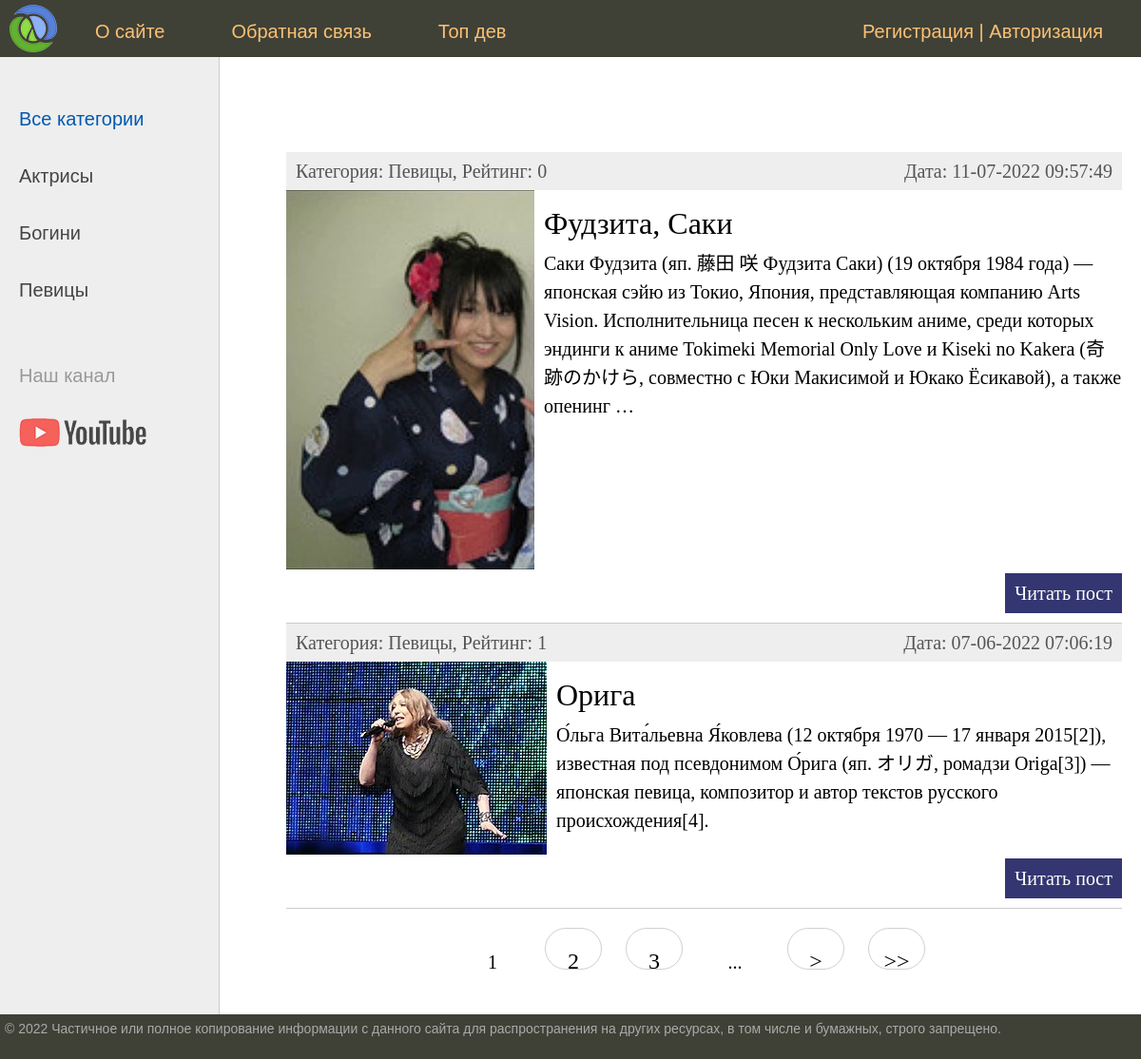
/, run on an earlier commit of the app's database.
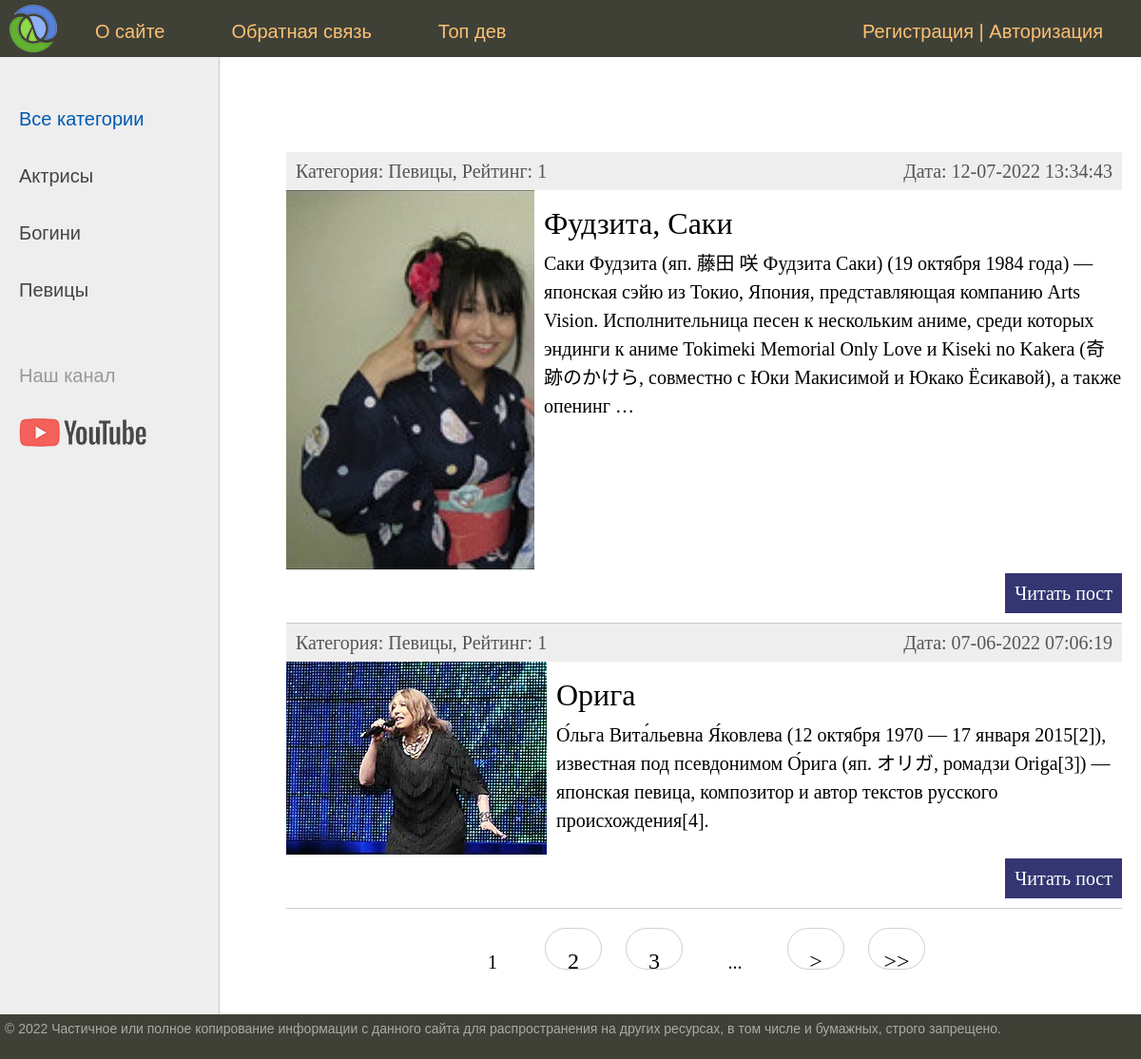
And on a later commit of the database.
### women/models.py (models this page shows, shortened)
class Category(models.Model):
    name = models.CharField(max_length=100, db_index=True, verbose_name='Название категории')
    slug = models.SlugField(max_length=255, unique=True, db_index=True, verbose_name='URL')
    def __str__(self):
        return self.name
    def get_absolute_url(self):
        return reverse('category', kwargs={'cat_slug': self.slug})
    class Meta:
        verbose_name = 'Категория'
        verbose_name_plural = 'Категории'
        ordering = ['name']

class Women(models.Model):
    title = models.CharField(max_length=255, verbose_name='Заголовок')
    slug = models.SlugField(max_length=255, unique=True, db_index=True, verbose_name='URL')
    content = models.TextField(blank=True, verbose_name='Текст статьи')
    photo = models.ImageField(upload_to="photos/%Y/%m/%d/", verbose_name='Фото')
    time_create = models.DateTimeField(auto_now_add=True, verbose_name='Время создания')
    time_update = models.DateTimeField(auto_now=True, verbose_name='Время изменения')
    like = models.IntegerField(default=0, verbose_name='Лайки')
    dislike = models.IntegerField(default=0, verbose_name='Дизлайки')
    is_published = models.BooleanField(default=True, verbose_name='Публикация')
    cat = models.ForeignKey('Category', on_delete=models.PROTECT, verbose_name='Категория')
    def get_absolute_url(self):
        return reverse('post', kwargs={'post_slug': self.slug})
    class Meta:
        verbose_name = 'Известные женщины'
        verbose_name_plural = 'Известные женщины'
        ordering = ['time_create', 'title']

### women/views.py (the view)
# urls.py: path('', WomenHome.as_view(), name='home'),
class WomenHome(DataMixin, ListView):
    context_object_name = 'posts'
    queryset = Women.objects.select_related('cat')
    template_name = 'women/index.html'
    paginate_by = 2
    def get_context_data(self, *, object_list=None, **kwargs):
        context = super().get_context_data(**kwargs)
        c_def = self.get_user_context(title="Главная страница")
        return dict(**context, **c_def)

### women/templatetags/women_tags.py (called while the page is built)
@register.inclusion_tag('usertags/list_categories.html')
def show_categories(sort=None, cat_selected=None):
    if not sort:
        cats = Category.objects.all()
    else:
        cats = Category.objects.order_by(sort)
    return {"cats": cats, "cat_selected": cat_selected}

### women/utils.py (called while the page is built)
    def get_user_context(self, **kwargs):
        context = kwargs
        user_menu = menu.copy()
        if not self.request.user.is_authenticated:
            user_menu.pop(1)
            context['login_form'] = LoginUserForm
        context['menu'] = user_menu
        if 'cat_selected' not in context:
            context['cat_selected'] = 0
        return context

### women/templates/women/index.html (shortened to what this page needs)
{% extends 'women/base.html' %}
{% load mathfilters %}
{% block content %}
    <ul class="list-articles">
        {% for p in posts %}
            <li>
                <div class="article-panel">
                    <p class="first">Категория: {{p.cat}}, Рейтинг: {{ p.like|sub:p.dislike }}</p>
                    <p class="last">Дата: {{p.time_update|date:"d-m-Y H:i:s"}}</p>
                </div>
                {% if p.photo %}
                    <p><img class="img-article-left thumn" src="{{ p.photo.url }}"></p>
                {% endif %}
                <h2>{{p.title}}</h2>
                {% autoescape on %}
                    {{p.content|linebreaks|truncatewords:50}}
                {% endautoescape %}
                <p class="link-read-post"><a href="{{ p.get_absolute_url }}">Читать пост</a></p>
            </li>
        {% endfor %}
    </ul>
{% endblock %}

### women/templates/women/base.html (shortened to what this page needs)
{% load static %}
{% load women_tags %}
{% load cache %}
<!DOCTYPE html>
<html>
<head>
    {% block styles %}
        <link href="https://cdn.jsdelivr.net/npm/bootstrap@5.0.2/dist/css/bootstrap.min.css" rel="stylesheet">
        <link type="text/css" href="{% static 'women/css/styles.css' %}" rel="stylesheet" />
    {% endblock %}
</head>
<body>
    <table class="table-page" border=0 cellpadding="0" cellspacing="0">
        <tr>
            <td valign=top>
                {% block mainmenu %}
                    <div class="header">
                        <ul id="mainmenu" class="mainmenu">
                            <li class="logo"><a href="{% url 'home' %}">{{ m.title }}</a></li>
                            {% for m in menu %}
                                <li><a href="{% url m.url_name %}">{{m.title}}</a></li>
                            {% endfor %}
                            {% if user.is_authenticated %}
                                <li class="last">{{ user.username }} | <a href="{% url 'logout' %}">Выйти</a></li>
                            {% else %}
                                <li class="last"><a href="{% url 'register' %}">Регистрация</a> | <a href="#" data-bs-toggle="modal" data-bs-target="#login_ajax">Авторизация</a></li>
                            {% endif %}
                        </ul>
                    </div>
                {% endblock %}
                <table class="table-content" border=0 cellpadding="0" cellspacing="0">
                    <tr>
                        <td valign="top" class="left-chapters">
                            <ul id="leftchapters">
                                {% if cat_selected == 0 %}
                                    <li class="selected">Все категории</li>
                                {% else %}
                                    <li><a href="{% url 'home' %}">Все категории</a></li>
                                {% endif %}
                                {% show_categories 'name' cat_selected %}
                                <li class="share">
                                    <p>Наш канал</p>
                                    <a class="share-yt" href="https://www.youtube.com/channel/UCqBD5GbLP7-nYISbnaAzm3A" target="_blank" rel="nofollow"></a>
                                </li>
                            </ul>
                        </td>
                        <td valign="top" class="content">
                            <div class="content-text">
                                {% block content %}{% endblock %}
                                {% include 'includes/paginator.html' %}
                            </div>
                        </td>
                    </tr>
                </table>
            </td>
        </tr>
        <tr>
            <td valign=top>
                <div id="footer">
                    <p>&copy; 2022 Частичное или полное копирование информации с данного сайта для распространения на других ресурсах, в том числе и бумажных, строго запрещено.</p>
                </div>
            </td>
        </tr>
    </table>
</body>
</html>

### women/templates/usertags/list_categories.html
{% for post in cats %}
    {% if post.slug == cat_selected %}
        <li class="selected">{{post.name}}</li>
    {% else %}
        <li><a href="{{post.get_absolute_url}}">{{post.name}}</a> </li>
    {% endif %}
{% endfor %}

### women/templates/includes/paginator.html (shortened to what this page needs)
{% load static %}
{% if is_paginated %}
    {% block styles %}
        <link type="text/css" href="{% static 'women/css/paginator.css' %}" rel="stylesheet" />
    {% endblock %}
{% endif %}
{% if is_paginated %}
    <nav class="list-pages">
        <ul>
            {% for p in paginator.page_range %}
                {% if page_obj.number == p %}
                    <li class="page-num page-num-selected">{{ p }}</li>
                {% elif p >= page_obj.number|add:-2 and p <= page_obj.number|add:2 %}
                    <li class="page-num">
                        <a class="list-pages" href="?page={{ p }}">{{ p }}</a>
                    </li>
                {% endif %}
            {% endfor %}
            {% if page_obj.number|add:2 < paginator.num_pages %}
                <li class="page-num page-num-selected">...</li>
            {% endif %}
            {% if page_obj.has_next %}
                <li class="page-num">
                    <a href="?page={{ page_obj.next_page_number }}">&gt</a>
                </li>
                <li class="page-num">
                    <a href="?page={{ paginator.num_pages }}">&gt&gt</a>
                </li>
            {% endif %}
        </ul>
    </nav>
{% endif %}

### women/static/women/css/styles.css (style rules this page uses)
html, body { font-family: 'Arial'; margin: 0; padding: 0; height: 100%; width: 100%; color: #444; }
a { color: #0059b2; text-decoration: none; }
img { max-width: 600px; height: auto; }
img.img-article-left { max-width: 300px; height: auto; float: left; padding: 0 10px 10px 0; }
p.link-read-post { text-align: right; }
p.link-read-post a { padding: 10px; min-width: 100px; background: #333671; color: #fff; text-decoration: none; }
div.article-panel { background: #eee; padding: 5px 10px 5px 10px; box-sizing: border-box; overflow: hidden; color: #555; }
div.article-panel p.first { margin: 0; float: left; }
div.article-panel p.last { margin: 0; float: right; }
ul.list-articles { list-style: none; margin: 0; padding: 0; }
ul.list-articles li { border-bottom: 1px solid #ccc; }
.table-page { width: 100%; height: 100%; vertical-align: top; }
.table-page tr { height: 100%; }
.header { background: #3F4137; height: 60px; }
.logo { background: url('../img/logo.png') no-repeat 10px 5px; width: 70px; height: 60px; }
ul.mainmenu { list-style: none; margin: 0; padding: 0; height: 60px; color: #fdc073; font-size: 20px; overflow: hidden; }
ul.mainmenu li { float: left; margin: 18px 40px 0 30px; }
ul.mainmenu li.logo { margin: 0; }
ul.mainmenu li.last { float: right; }
ul.mainmenu li a { color: #fdc073; text-decoration: none; }
.table-content { width: 100%; min-height: 100%; height: 100%; }
.left-chapters { margin: 0; background: #eee; border-right: 1px solid #ccc; min-height: 100%; }
.left-chapters ul { width: 230px; min-height: 100%; margin: 0; padding: 20px 10px 10px 20px; list-style: none; font-size: 20px; }
.left-chapters ul li { margin: 30px 0 0 0; color: #999; }
.left-chapters ul li.selected { color: #0059b2; }
.left-chapters ul li a { color: #444; text-decoration: none; }
.left-chapters ul li.share { margin: 60px 0 0 0; }
.left-chapters ul li.share p { margin: 30px 0 30px 0; }
.left-chapters ul li.share a { display: inline-block; width: 40px; height: 40px; margin: 0 20px 0 0; }
.left-chapters ul li.share a.share-yt { width: 100%; height: 30px; background: url('../img/share_yt.png') no-repeat 0 0 }
.content { padding: 40px 20px 20px 40px; width: 100%; box-sizing: border-box; }
.content-text { margin: 60px 0 0 30px; color: #000; font-size: 20px; font-family: Yandex Sans Display Light; }
#footer { box-sizing: border-box; background: #3F4137; padding: 5px; color: #aaa; font-size: 14px; font-family: Verdana, Geneva, Arial, Helvetica; text-align: left; overflow: hidden; }

### women/static/women/css/paginator.css (style rules this page uses)
.list-pages { text-align: center; margin: 0 0 20px 0; }
.list-pages ul { margin: 20px 0 0 0; padding: 0; list-style: none; }
.list-pages ul li { display: inline-block; margin: 0 20px 0 0; }
.list-pages a { color: #000; font-size: 24px; text-decoration: none; }
.list-pages .page-num, .page-num-selected { display: inline-block; width: 60px; height: 44px; padding: 16px 0 0 0; border: 1px solid #d0d0d0; border-radius: 30px; }
.list-pages .page-num-selected { border: none; color: #000; font-size: 20px; }

What changed in the data, as far as the page shows it:
changed Women "Фудзита, Саки": like|sub "0" → "1"; time_update "11-07-2022 09:57:49" → "12-07-2022 13:34:43"
